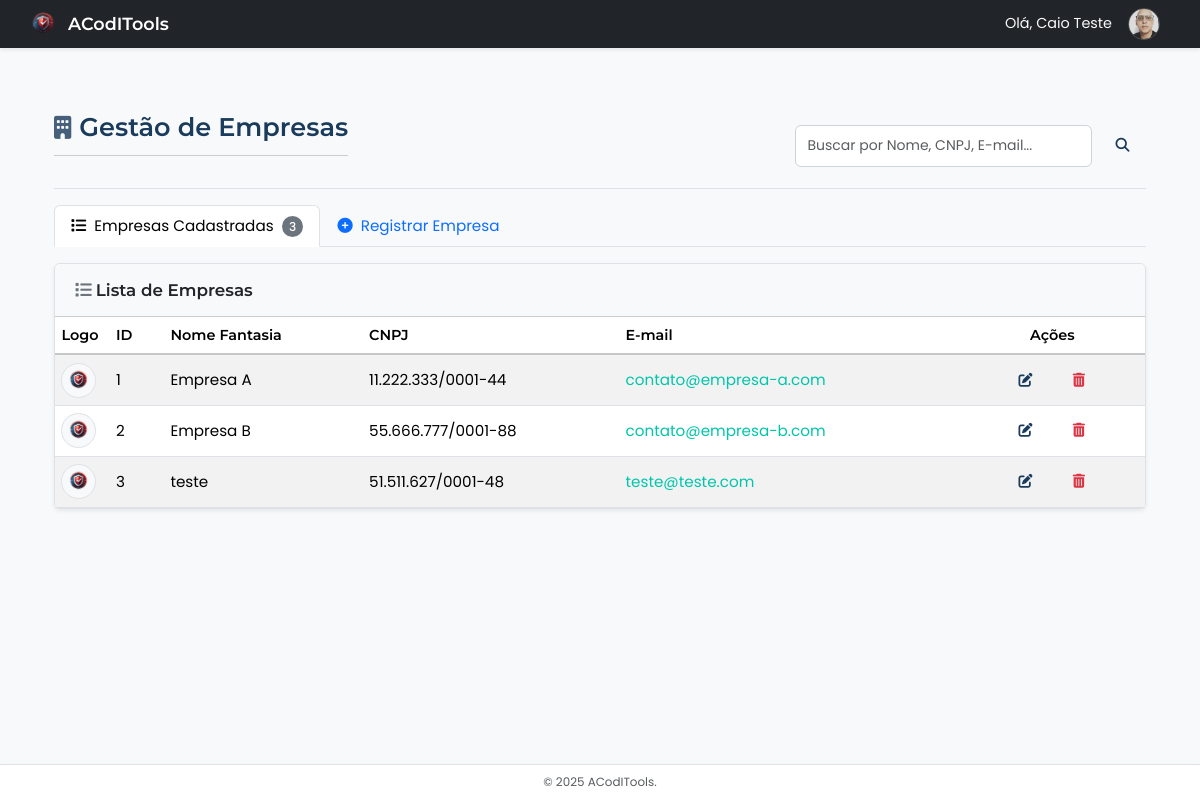
The app's page /admin/empresa/empresa_index.php (signed in), older data.
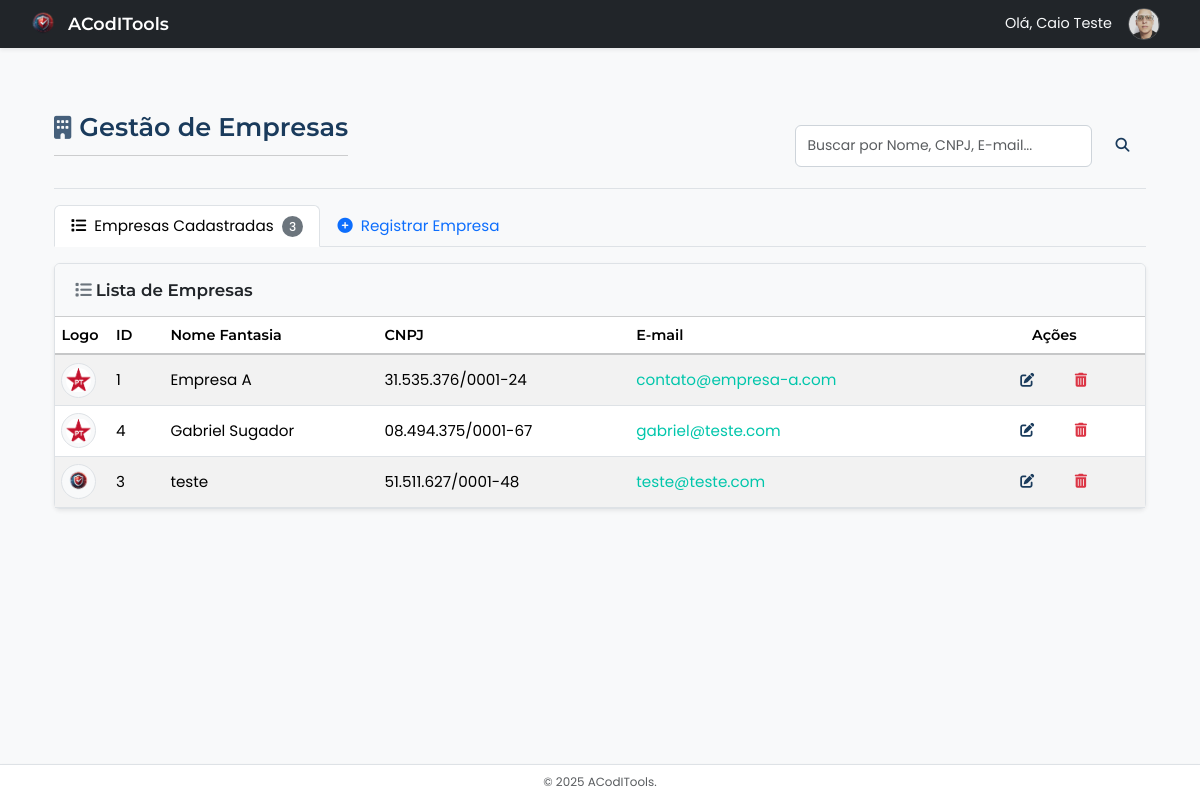
The same page, newer data.
### tables this page shows
CREATE TABLE `empresas` (
  `id` int(11) NOT NULL,
  `nome` varchar(255) NOT NULL,
  `cnpj` varchar(20) DEFAULT NULL,
  `razao_social` varchar(255) DEFAULT NULL,
  `endereco` varchar(255) DEFAULT NULL,
  `contato` varchar(255) DEFAULT NULL,
  `telefone` varchar(20) DEFAULT NULL,
  `email` varchar(255) DEFAULT NULL,
  `logo` varchar(255) DEFAULT NULL,
  `data_cadastro` datetime NOT NULL DEFAULT current_timestamp(),
  `criado_por` int(11) DEFAULT NULL COMMENT 'ID do usuário que criou a empresa',
  `modificado_por` int(11) DEFAULT NULL COMMENT 'ID do usuário que modificou a empresa pela última vez',
  `data_modificacao` timestamp NULL DEFAULT current_timestamp() ON UPDATE current_timestamp() COMMENT 'Data e hora da última modificação',
  `ativo` tinyint(1) NOT NULL DEFAULT 1 COMMENT '1 = Ativo, 0 = Inativo'
);

### includes/db.php (called while the page is built, shortened)
<?php
function dbGetEmpresas(
    PDO $conexao,
    int $pagina_atual = 1,
    int $itens_por_pagina = 10,
    string $termo_busca = ''
): array {
    $pagina_atual = max(1, $pagina_atual);
    $itens_por_pagina = max(1, $itens_por_pagina);
    $termo_busca = trim($termo_busca);
    $offset = ($pagina_atual - 1) * $itens_por_pagina;
    $empresas = [];
    $paginacao = ['pagina_atual' => $pagina_atual, 'total_paginas' => 0, 'total_itens' => 0];
    $params = [];
    $sql_select = "SELECT SQL_CALC_FOUND_ROWS
                     e.id, e.nome, e.cnpj, e.razao_social, e.email, e.telefone, e.logo
                   FROM empresas e";
    $where_clauses = [];
    $params[':limit'] = $itens_por_pagina;
    $params[':offset'] = $offset;
    $sql_where = empty($where_clauses) ? "" : " WHERE " . implode(' AND ', $where_clauses);
    $sql_order_limit = " ORDER BY e.nome ASC LIMIT :limit OFFSET :offset";
    $sql = $sql_select . $sql_where . $sql_order_limit;
    try {
        $stmt = $conexao->prepare($sql);
        foreach ($params as $key => $value) {
            if ($key === ':limit' || $key === ':offset') {
                $stmt->bindValue($key, (int)$value, PDO::PARAM_INT);
            } else {
                $stmt->bindValue($key, $value, PDO::PARAM_STR);
            }
        }
        $stmt->execute();
        $empresas = $stmt->fetchAll(PDO::FETCH_ASSOC);
        $total_itens = (int) $conexao->query("SELECT FOUND_ROWS()")->fetchColumn();
        $paginacao['total_itens'] = $total_itens;
        $paginacao['total_paginas'] = ($itens_por_pagina > 0 && $total_itens > 0) ? ceil($total_itens / $itens_por_pagina) : 0;
    } catch (PDOException $e) {
        error_log("Erro em dbGetEmpresas (Busca: $termo_busca, SQL: $sql): " . $e->getMessage());
        return [
            'empresas' => [],
            'paginacao' => $paginacao,
            'erro' => 'Erro ao buscar empresas. Contate o administrador.'
        ];
    }
    return [
        'empresas' => $empresas,
        'paginacao' => $paginacao
    ];
}
?>

### includes/admin_functions.php (called while the page is built, shortened)
<?php
function formatarCNPJ(string $cnpj): string {
    $cnpjLImpo = preg_replace('/[^0-9]/', '', $cnpj);
    return vsprintf('%s%s.%s%s%s.%s%s%s/%s%s%s%s-%s%s', str_split($cnpjLImpo));
}

### admin/empresa/empresa_index.php (the view, shortened to what the changed rows need)
<?php
require_once __DIR__ . '/../../includes/config.php';
require_once __DIR__ . '/../../includes/layout_admin.php';
require_once __DIR__ . '/../../includes/admin_functions.php';
require_once __DIR__ . '/../../includes/db.php';
$pagina_atual = filter_input(INPUT_GET, 'pagina', FILTER_VALIDATE_INT, ['options' => ['default' => 1, 'min_range' => 1]]);
$itens_por_pagina = 10;
$termo_busca = trim(filter_input(INPUT_GET, 'busca', FILTER_SANITIZE_SPECIAL_CHARS) ?? '');
$empresa_data = dbGetEmpresas($conexao, $pagina_atual, $itens_por_pagina, $termo_busca);
$lista_empresas = $empresa_data['empresas'] ?? [];
$title = "ACodITools - Gestão de Empresas";
echo getHeaderAdmin($title);
$aba_ativa = $_GET['aba'] ?? 'empresas';
?>
<div class="container-fluid">
    <div class="d-flex justify-content-between flex-wrap flex-md-nowrap align-items-center pt-3 pb-2 mb-3 border-bottom">
        <h1 class="h2"><i class="fas fa-building me-2"></i>Gestão de Empresas</h1>
    </div>
    <div class="tab-content" id="empresaTabsContent">
        <div class="tab-pane fade <?= ($aba_ativa === 'empresas') ? 'show active' : '' ?>" id="empresas-content" role="tabpanel" aria-labelledby="empresas-tab">
             <div class="card shadow-sm">
                 <div class="card-body p-0">
                    <div class="table-responsive">
                        <table class="table table-striped table-hover table-sm mb-0 align-middle">
                            <thead class="table-light">
                                <tr>
                                    <th scope="col" style="width: 5%;">Logo</th>
                                    <th scope="col" style="width: 5%;">ID</th>
                                    <th scope="col">Nome Fantasia</th>
                                    <th scope="col">CNPJ</th>
                                    <th scope="col">E-mail</th>
                                    <th scope="col" class="text-center">Ações</th>
                                </tr>
                            </thead>
                            <tbody>
                                <?php if (empty($lista_empresas)): ?>
                                    <tr>
                                        <td colspan="6" class="text-center text-muted p-4"> <?php  ?>
                                            <?php if (!empty($termo_busca)): ?>
                                                Nenhuma empresa encontrada para "<?= htmlspecialchars($termo_busca) ?>". <a href="?aba=empresas">Limpar busca</a>.
                                            <?php else: ?>
                                                 Nenhuma empresa cadastrada. Utilize a aba <a href="#" data-bs-toggle="tab" data-bs-target="#registrar-empresa-content">Registrar Empresa</a>.
                                            <?php endif; ?>
                                        </td>
                                    </tr>
                                <?php else: ?>
                                    <?php foreach ($lista_empresas as $empresa_item): ?>
                                        <tr>
                                            <td>
                                                <?php
                                                $logoSrcLista = BASE_URL . 'assets/img/default-logo-sm.png';
                                                if (!empty($empresa_item['logo'])) {
                                                    $logoNomeArquivo = $empresa_item['logo'];
                                                    $logoPathRelativo = 'uploads/logos/' . $logoNomeArquivo;
                                                    $logoPathAbsoluto = __DIR__.'/../../'.$logoPathRelativo;
                                                    if (file_exists($logoPathAbsoluto)) {
                                                         $logoSrcLista = BASE_URL . $logoPathRelativo . '?t=' . filemtime($logoPathAbsoluto);
                                                    } else {
                                                         $logoSrcLista = BASE_URL . 'assets/img/logo-error-sm.png';
                                                         error_log("AVISO: Logo '{$logoNomeArquivo}' para empresa ID {$empresa_item['id']} não encontrado em $logoPathAbsoluto");
                                                    }
                                                }
                                                ?>
                                                <img src="<?= $logoSrcLista ?>"
                                                     alt="Logo <?= htmlspecialchars($empresa_item['nome']) ?>"
                                                     style="width: 35px; height: 35px; object-fit: contain; background-color: #f8f9fa;"
                                                     class="img-thumbnail p-1 rounded-circle"
                                                     loading="lazy"> <?php  ?>
                                            </td>
                                            <td><?= htmlspecialchars($empresa_item['id']) ?></td>
                                            <td><?= htmlspecialchars($empresa_item['nome']) ?></td>
                                            <td><?= function_exists('formatarCNPJ') ? htmlspecialchars(formatarCNPJ($empresa_item['cnpj'])) : htmlspecialchars($empresa_item['cnpj']) ?></td>
                                            <td><a href="mailto:<?= htmlspecialchars($empresa_item['email']) ?>" title="Enviar e-mail"><?= htmlspecialchars($empresa_item['email']) ?></a></td>
                                            <td class="text-center">
                                                 <div class="d-inline-flex flex-nowrap">
                                                    <a href="<?= BASE_URL ?>admin/empresa/editar_empresa.php?id=<?= $empresa_item['id'] ?>" class="btn btn-sm btn-outline-primary me-1" title="Editar Empresa"><i class="fas fa-edit fa-fw"></i></a>
                                                    <form method="POST" action="<?= BASE_URL ?>admin/empresa/empresa_index.php" class="d-inline" onsubmit="return confirm('ATENÇÃO! Excluir a empresa <?= htmlspecialchars(addslashes($empresa_item['nome'])) ?>? Verifique dependências.');">
                                                        <button type="submit" class="btn btn-sm btn-outline-danger" title="Excluir Empresa"><i class="fas fa-trash-alt fa-fw"></i></button>
                                                    </form>
                                                </div>
                                            </td>
                                        </tr>
                                    <?php endforeach; ?>
                                <?php endif; ?>
                            </tbody>
                        </table>
                    </div>
                 </div>
             </div>
        </div>
    </div>
</div>
<?php
echo getFooterAdmin();
?>

Row changes from the older to the newer data that the page shows:
removed empresas: id "2", nome "Empresa B", cnpj "55.666.777/0001-88", email "contato@empresa-b.com"
changed empresas "Empresa A": logo: picture added in place of a placeholder; cnpj "11.222.333/0001-44" → "31.535.376/0001-24"
added empresas: logo (picture), id "4", nome "Gabriel Sugador", cnpj "08.494.375/0001-67", email "gabriel@teste.com"
